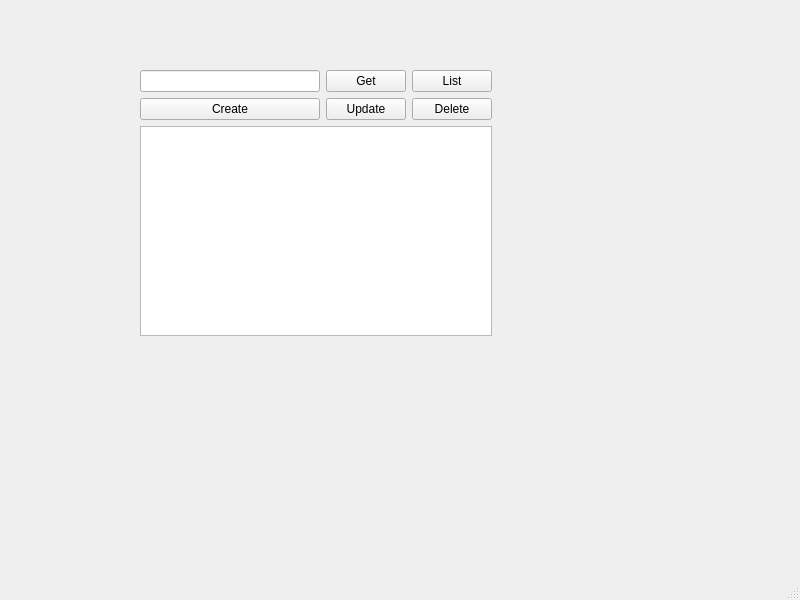
<?xml version="1.0" encoding="UTF-8"?>
<ui version="4.0">
 <class>MainWindow</class>
 <widget class="QMainWindow" name="MainWindow">
  <property name="geometry">
   <rect>
    <x>0</x>
    <y>0</y>
    <width>800</width>
    <height>600</height>
   </rect>
  </property>
  <property name="windowTitle">
   <string>MainWindow</string>
  </property>
  <widget class="QWidget" name="centralwidget">
   <widget class="QWidget" name="">
    <property name="geometry">
     <rect>
      <x>140</x>
      <y>70</y>
      <width>352</width>
      <height>266</height>
     </rect>
    </property>
    <layout class="QGridLayout" name="gridLayout">
     <item row="0" column="0">
      <widget class="QLineEdit" name="lineEditId"/>
     </item>
     <item row="0" column="1">
      <widget class="QPushButton" name="btnGet">
       <property name="text">
        <string>Get</string>
       </property>
      </widget>
     </item>
     <item row="0" column="2">
      <widget class="QPushButton" name="btnList">
       <property name="text">
        <string>List</string>
       </property>
      </widget>
     </item>
     <item row="1" column="0">
      <widget class="QPushButton" name="btnCreate">
       <property name="text">
        <string>Create</string>
       </property>
      </widget>
     </item>
     <item row="1" column="1">
      <widget class="QPushButton" name="btnUpdate">
       <property name="text">
        <string>Update</string>
       </property>
      </widget>
     </item>
     <item row="1" column="2">
      <widget class="QPushButton" name="btnDelete">
       <property name="text">
        <string>Delete</string>
       </property>
      </widget>
     </item>
     <item row="2" column="0" colspan="3">
      <widget class="QTextEdit" name="textEdit"/>
     </item>
    </layout>
   </widget>
  </widget>
  <widget class="QMenuBar" name="menubar">
   <property name="geometry">
    <rect>
     <x>0</x>
     <y>0</y>
     <width>800</width>
     <height>26</height>
    </rect>
   </property>
  </widget>
  <widget class="QStatusBar" name="statusbar"/>
 </widget>
 <resources/>
 <connections/>
</ui>
